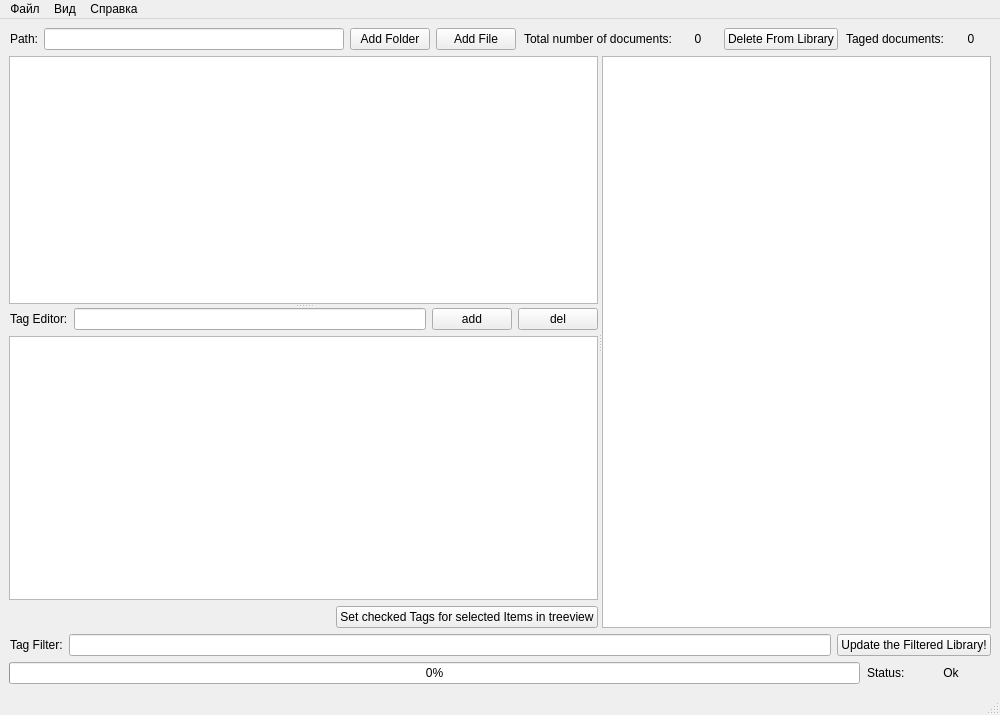
<?xml version="1.0" encoding="UTF-8"?>
<ui version="4.0">
 <class>MainWindow</class>
 <widget class="QMainWindow" name="MainWindow">
  <property name="geometry">
   <rect>
    <x>0</x>
    <y>0</y>
    <width>921</width>
    <height>715</height>
   </rect>
  </property>
  <property name="sizePolicy">
   <sizepolicy hsizetype="MinimumExpanding" vsizetype="MinimumExpanding">
    <horstretch>0</horstretch>
    <verstretch>0</verstretch>
   </sizepolicy>
  </property>
  <property name="windowTitle">
   <string>Librarian 0.1</string>
  </property>
  <property name="accessibleName">
   <string>lib_main</string>
  </property>
  <property name="accessibleDescription">
   <string>librarian program</string>
  </property>
  <property name="dockNestingEnabled">
   <bool>true</bool>
  </property>
  <property name="unifiedTitleAndToolBarOnMac">
   <bool>true</bool>
  </property>
  <widget class="QWidget" name="centralwidget">
   <property name="sizePolicy">
    <sizepolicy hsizetype="Expanding" vsizetype="Expanding">
     <horstretch>0</horstretch>
     <verstretch>0</verstretch>
    </sizepolicy>
   </property>
   <layout class="QVBoxLayout" name="verticalLayout_2" stretch="1,60,3,1">
    <item>
     <layout class="QHBoxLayout" name="horizontalLayout_3">
      <item>
       <widget class="QLabel" name="label_7">
        <property name="text">
         <string>Path:</string>
        </property>
        <property name="indent">
         <number>1</number>
        </property>
       </widget>
      </item>
      <item>
       <widget class="QLineEdit" name="inputPathLine">
        <property name="sizePolicy">
         <sizepolicy hsizetype="MinimumExpanding" vsizetype="Fixed">
          <horstretch>0</horstretch>
          <verstretch>0</verstretch>
         </sizepolicy>
        </property>
        <property name="minimumSize">
         <size>
          <width>300</width>
          <height>0</height>
         </size>
        </property>
       </widget>
      </item>
      <item>
       <widget class="QPushButton" name="addFolderButton">
        <property name="text">
         <string>Add Folder</string>
        </property>
       </widget>
      </item>
      <item>
       <widget class="QPushButton" name="addFileButton">
        <property name="text">
         <string>Add File</string>
        </property>
       </widget>
      </item>
      <item>
       <widget class="QLabel" name="label_2">
        <property name="text">
         <string>Total number of documents:</string>
        </property>
        <property name="indent">
         <number>2</number>
        </property>
       </widget>
      </item>
      <item>
       <widget class="QLabel" name="numOfDocsLabel">
        <property name="minimumSize">
         <size>
          <width>40</width>
          <height>0</height>
         </size>
        </property>
        <property name="text">
         <string>0</string>
        </property>
        <property name="alignment">
         <set>Qt::AlignCenter</set>
        </property>
       </widget>
      </item>
      <item>
       <spacer name="horizontalSpacer_3">
        <property name="orientation">
         <enum>Qt::Horizontal</enum>
        </property>
        <property name="sizeHint" stdset="0">
         <size>
          <width>40</width>
          <height>20</height>
         </size>
        </property>
       </spacer>
      </item>
      <item>
       <widget class="QPushButton" name="delFileFromLibButton">
        <property name="text">
         <string>Delete From Library</string>
        </property>
       </widget>
      </item>
      <item>
       <spacer name="horizontalSpacer">
        <property name="orientation">
         <enum>Qt::Horizontal</enum>
        </property>
        <property name="sizeHint" stdset="0">
         <size>
          <width>40</width>
          <height>20</height>
         </size>
        </property>
       </spacer>
      </item>
      <item>
       <widget class="QLabel" name="label_3">
        <property name="text">
         <string>Taged documents:</string>
        </property>
        <property name="indent">
         <number>2</number>
        </property>
       </widget>
      </item>
      <item>
       <widget class="QLabel" name="numOfTagedDocsLabel">
        <property name="minimumSize">
         <size>
          <width>40</width>
          <height>0</height>
         </size>
        </property>
        <property name="text">
         <string>0</string>
        </property>
        <property name="alignment">
         <set>Qt::AlignCenter</set>
        </property>
       </widget>
      </item>
     </layout>
    </item>
    <item>
     <widget class="QSplitter" name="splitter_2">
      <property name="orientation">
       <enum>Qt::Horizontal</enum>
      </property>
      <widget class="QSplitter" name="splitter">
       <property name="orientation">
        <enum>Qt::Vertical</enum>
       </property>
       <widget class="QTreeView" name="treeView"/>
       <widget class="QWidget" name="">
        <layout class="QVBoxLayout" name="verticalLayout" stretch="0,0,0">
         <item>
          <layout class="QHBoxLayout" name="horizontalLayout_8">
           <item>
            <widget class="QLabel" name="label_5">
             <property name="text">
              <string>Tag Editor:</string>
             </property>
             <property name="indent">
              <number>1</number>
             </property>
            </widget>
           </item>
           <item>
            <widget class="QLineEdit" name="inputTagLine">
             <property name="minimumSize">
              <size>
               <width>150</width>
               <height>0</height>
              </size>
             </property>
            </widget>
           </item>
           <item>
            <widget class="QPushButton" name="addTagButton">
             <property name="sizePolicy">
              <sizepolicy hsizetype="Minimum" vsizetype="Fixed">
               <horstretch>0</horstretch>
               <verstretch>0</verstretch>
              </sizepolicy>
             </property>
             <property name="text">
              <string>add</string>
             </property>
            </widget>
           </item>
           <item>
            <widget class="QPushButton" name="deleteTagButton">
             <property name="text">
              <string>del</string>
             </property>
            </widget>
           </item>
          </layout>
         </item>
         <item>
          <widget class="QListView" name="listView"/>
         </item>
         <item>
          <layout class="QHBoxLayout" name="horizontalLayout_4">
           <item>
            <spacer name="horizontalSpacer_2">
             <property name="orientation">
              <enum>Qt::Horizontal</enum>
             </property>
             <property name="sizeHint" stdset="0">
              <size>
               <width>40</width>
               <height>20</height>
              </size>
             </property>
            </spacer>
           </item>
           <item>
            <widget class="QPushButton" name="setTagsButton">
             <property name="enabled">
              <bool>true</bool>
             </property>
             <property name="text">
              <string>Set checked Tags for selected Items in treeview</string>
             </property>
            </widget>
           </item>
          </layout>
         </item>
        </layout>
       </widget>
      </widget>
      <widget class="QTableView" name="tableView"/>
     </widget>
    </item>
    <item>
     <layout class="QHBoxLayout" name="horizontalLayout_7">
      <item>
       <widget class="QLabel" name="label_4">
        <property name="text">
         <string>Tag Filter:</string>
        </property>
        <property name="indent">
         <number>1</number>
        </property>
       </widget>
      </item>
      <item>
       <widget class="QLineEdit" name="inputTagFilter"/>
      </item>
      <item>
       <widget class="QPushButton" name="updateFilterButton">
        <property name="text">
         <string>Update the Filtered Library!</string>
        </property>
       </widget>
      </item>
     </layout>
    </item>
    <item>
     <layout class="QHBoxLayout" name="horizontalLayout_2">
      <item>
       <widget class="QProgressBar" name="progressBar">
        <property name="value">
         <number>0</number>
        </property>
       </widget>
      </item>
      <item>
       <widget class="QLabel" name="label">
        <property name="minimumSize">
         <size>
          <width>0</width>
          <height>0</height>
         </size>
        </property>
        <property name="text">
         <string>Status:</string>
        </property>
        <property name="scaledContents">
         <bool>true</bool>
        </property>
        <property name="margin">
         <number>3</number>
        </property>
        <property name="indent">
         <number>1</number>
        </property>
       </widget>
      </item>
      <item>
       <widget class="QLabel" name="label_6">
        <property name="minimumSize">
         <size>
          <width>80</width>
          <height>0</height>
         </size>
        </property>
        <property name="text">
         <string>Ok</string>
        </property>
        <property name="alignment">
         <set>Qt::AlignCenter</set>
        </property>
        <property name="indent">
         <number>1</number>
        </property>
       </widget>
      </item>
     </layout>
    </item>
   </layout>
  </widget>
  <widget class="QMenuBar" name="menubar">
   <property name="geometry">
    <rect>
     <x>0</x>
     <y>0</y>
     <width>921</width>
     <height>21</height>
    </rect>
   </property>
   <property name="layoutDirection">
    <enum>Qt::LeftToRight</enum>
   </property>
   <widget class="QMenu" name="menu">
    <property name="title">
     <string>Файл</string>
    </property>
    <addaction name="addFileMenuBut"/>
    <addaction name="addFolderMenuBut"/>
    <addaction name="separator"/>
    <addaction name="createLibraryButton"/>
    <addaction name="openLibraryButton"/>
    <addaction name="separator"/>
    <addaction name="saveLibraryButton"/>
    <addaction name="saveLibraryToFileButton"/>
    <addaction name="separator"/>
    <addaction name="exitButton"/>
   </widget>
   <widget class="QMenu" name="menu_2">
    <property name="title">
     <string>Вид</string>
    </property>
   </widget>
   <widget class="QMenu" name="menu_3">
    <property name="title">
     <string>Справка</string>
    </property>
    <addaction name="action_3"/>
   </widget>
   <addaction name="menu"/>
   <addaction name="menu_2"/>
   <addaction name="menu_3"/>
  </widget>
  <widget class="QStatusBar" name="statusbar">
   <property name="sizePolicy">
    <sizepolicy hsizetype="Expanding" vsizetype="Expanding">
     <horstretch>0</horstretch>
     <verstretch>0</verstretch>
    </sizepolicy>
   </property>
  </widget>
  <action name="addFolderMenuBut">
   <property name="text">
    <string>Add Folder</string>
   </property>
  </action>
  <action name="addFileMenuBut">
   <property name="enabled">
    <bool>true</bool>
   </property>
   <property name="text">
    <string>Add File</string>
   </property>
  </action>
  <action name="action_3">
   <property name="text">
    <string>About</string>
   </property>
  </action>
  <action name="openLibraryButton">
   <property name="text">
    <string>Open Library</string>
   </property>
  </action>
  <action name="exitButton">
   <property name="enabled">
    <bool>true</bool>
   </property>
   <property name="text">
    <string>Exit</string>
   </property>
  </action>
  <action name="createLibraryButton">
   <property name="text">
    <string>Create New Library</string>
   </property>
  </action>
  <action name="saveLibraryButton">
   <property name="text">
    <string>Save Library</string>
   </property>
  </action>
  <action name="saveLibraryToFileButton">
   <property name="text">
    <string>Save Library To File</string>
   </property>
  </action>
 </widget>
 <resources/>
 <connections>
  <connection>
   <sender>exitButton</sender>
   <signal>triggered()</signal>
   <receiver>MainWindow</receiver>
   <slot>close()</slot>
   <hints>
    <hint type="sourcelabel">
     <x>-1</x>
     <y>-1</y>
    </hint>
    <hint type="destinationlabel">
     <x>599</x>
     <y>340</y>
    </hint>
   </hints>
  </connection>
 </connections>
</ui>
